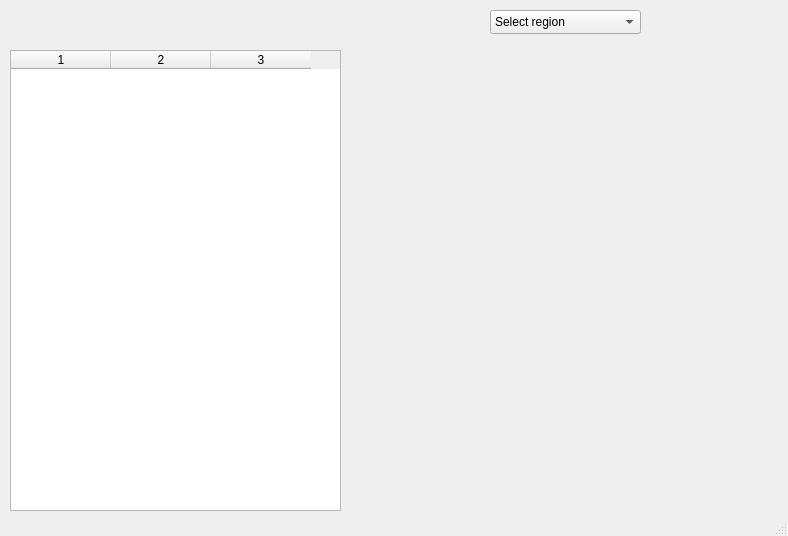
<?xml version="1.0" encoding="UTF-8"?>
<ui version="4.0">
 <class>MainWindow</class>
 <widget class="QMainWindow" name="MainWindow">
  <property name="geometry">
   <rect>
    <x>0</x>
    <y>0</y>
    <width>788</width>
    <height>536</height>
   </rect>
  </property>
  <property name="windowTitle">
   <string>MainWindow</string>
  </property>
  <widget class="QWidget" name="centralWidget">
   <widget class="QTableWidget" name="tableWidget">
    <property name="geometry">
     <rect>
      <x>10</x>
      <y>50</y>
      <width>331</width>
      <height>461</height>
     </rect>
    </property>
    <property name="showDropIndicator" stdset="0">
     <bool>true</bool>
    </property>
    <property name="columnCount">
     <number>3</number>
    </property>
    <column/>
    <column/>
    <column/>
   </widget>
   <widget class="QComboBox" name="comboBox">
    <property name="geometry">
     <rect>
      <x>490</x>
      <y>10</y>
      <width>151</width>
      <height>24</height>
     </rect>
    </property>
    <item>
     <property name="text">
      <string>Select region</string>
     </property>
    </item>
    <item>
     <property name="text">
      <string>Abruzzo</string>
     </property>
    </item>
    <item>
     <property name="text">
      <string>Lombardia</string>
     </property>
    </item>
    <item>
     <property name="text">
      <string>Emilia-Romagna</string>
     </property>
    </item>
    <item>
     <property name="text">
      <string>Toscana</string>
     </property>
    </item>
   </widget>
   <widget class="QLabel" name="label">
    <property name="geometry">
     <rect>
      <x>100</x>
      <y>10</y>
      <width>111</width>
      <height>20</height>
     </rect>
    </property>
    <property name="text">
     <string/>
    </property>
    <property name="textFormat">
     <enum>Qt::RichText</enum>
    </property>
    <property name="alignment">
     <set>Qt::AlignCenter</set>
    </property>
   </widget>
   <widget class="QWidget" name="gridLayoutWidget">
    <property name="geometry">
     <rect>
      <x>350</x>
      <y>60</y>
      <width>431</width>
      <height>211</height>
     </rect>
    </property>
    <layout class="QGridLayout" name="u_gridLayout"/>
   </widget>
   <widget class="QWidget" name="gridLayoutWidget_2">
    <property name="geometry">
     <rect>
      <x>350</x>
      <y>290</y>
      <width>431</width>
      <height>211</height>
     </rect>
    </property>
    <layout class="QGridLayout" name="d_gridLayout"/>
   </widget>
  </widget>
  <widget class="QStatusBar" name="statusBar"/>
 </widget>
 <layoutdefault spacing="6" margin="11"/>
 <resources/>
 <connections/>
</ui>
